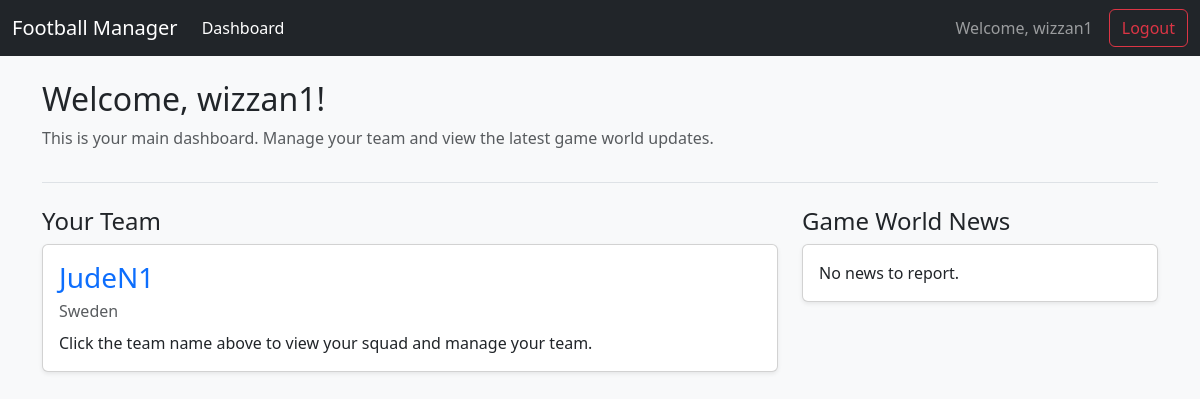
The page /dashboard (signed in) on the database its author committed.
### app/models.py (models this page shows, shortened)
class User(db.Model):
    id = db.Column(db.Integer, primary_key=True)
    username = db.Column(db.String(80), unique=True, nullable=False)
    password_hash = db.Column(db.String(128))
    team = db.relationship('Team', backref='user', uselist=False, cascade="all, delete-orphan")

class Team(db.Model):
    id = db.Column(db.Integer, primary_key=True)
    name = db.Column(db.String(100), unique=True, nullable=False)
    country = db.Column(db.String(50), nullable=False)
    user_id = db.Column(db.Integer, db.ForeignKey('user.id'), nullable=False, unique=True)
    players = db.relationship('Player', backref='team', lazy=True, cascade="all, delete-orphan")

### app/routes_game.py (the view)
@game_bp.route('/dashboard')
def dashboard():
    if 'username' not in session:
        return redirect(url_for('auth_bp.login'))
    user = User.query.filter_by(username=session['username']).first()
    return render_template('dashboard.html', user=user)

### app/templates/dashboard.html (shortened to what this page needs)
{% extends "base.html" %}
{% block content %}
<header class="pb-3 mb-4 border-bottom">
    <h1 class="h2">Welcome, {{ user.username }}!</h1>
    <p class="text-muted">This is your main dashboard. Manage your team and view the latest game world updates.</p>
</header>
<div class="row">
    <div class="col-md-8">
        <h2 class="h4">Your Team</h2>
        <div class="card shadow-sm">
            <div class="card-body">
                {% if user.team %}
                    <h3 class="card-title">
                        <a href="{{ url_for('game_bp.team_page', team_id=user.team.id) }}" class="text-decoration-none">
                            {{ user.team.name }}
                        </a>
                    </h3>
                    <p class="card-subtitle mb-2 text-muted">{{ user.team.country }}</p>
                    <p class="card-text">Click the team name above to view your squad and manage your team.</p>
                {% else %}
                    <h3 class="card-title">No Team Found</h3>
                    <p class="card-text">You do not have a team yet. Found your club to get started!</p>
                    <a href="{{ url_for('game_bp.create_team') }}" class="btn btn-primary mt-2">
                        Create Your Team
                    </a>
                {% endif %}
            </div>
        </div>
    </div>
    <div class="col-md-4">
        <h2 class="h4">Game World News</h2>
        <div class="card shadow-sm">
            <div class="card-body">
                <p class="card-text">No news to report.</p>
            </div>
        </div>
    </div>
</div>
{% endblock %}

### app/templates/base.html (shortened to what this page needs)
<!DOCTYPE html>
<html lang="en">
<head>
    <link href="https://cdn.jsdelivr.net/npm/bootstrap@5.3.3/dist/css/bootstrap.min.css" rel="stylesheet">
</head>
<body class="bg-light">
    <nav class="navbar navbar-expand-lg navbar-dark bg-dark">
        <div class="container-fluid">
            <a class="navbar-brand" href="{{ url_for('game_bp.dashboard') }}">Football Manager</a>
            <div class="collapse navbar-collapse">
                <ul class="navbar-nav me-auto mb-2 mb-lg-0">
                    <li class="nav-item">
                        <a class="nav-link active" href="{{ url_for('game_bp.dashboard') }}">Dashboard</a>
                    </li>
                </ul>
                {% if session.username %}
                <span class="navbar-text me-3">
                    Welcome, {{ session.username }}
                </span>
                <a href="{{ url_for('auth_bp.logout') }}" class="btn btn-outline-danger">Logout</a>
                {% endif %}
            </div>
        </div>
    </nav>
    <main class="container mt-4">
        {% block content %}{% endblock %}
    </main>
</body>
</html>

### rows shown on the page
User: username "wizzan1"
Team: team.name "JudeN1", team.country "Sweden"
